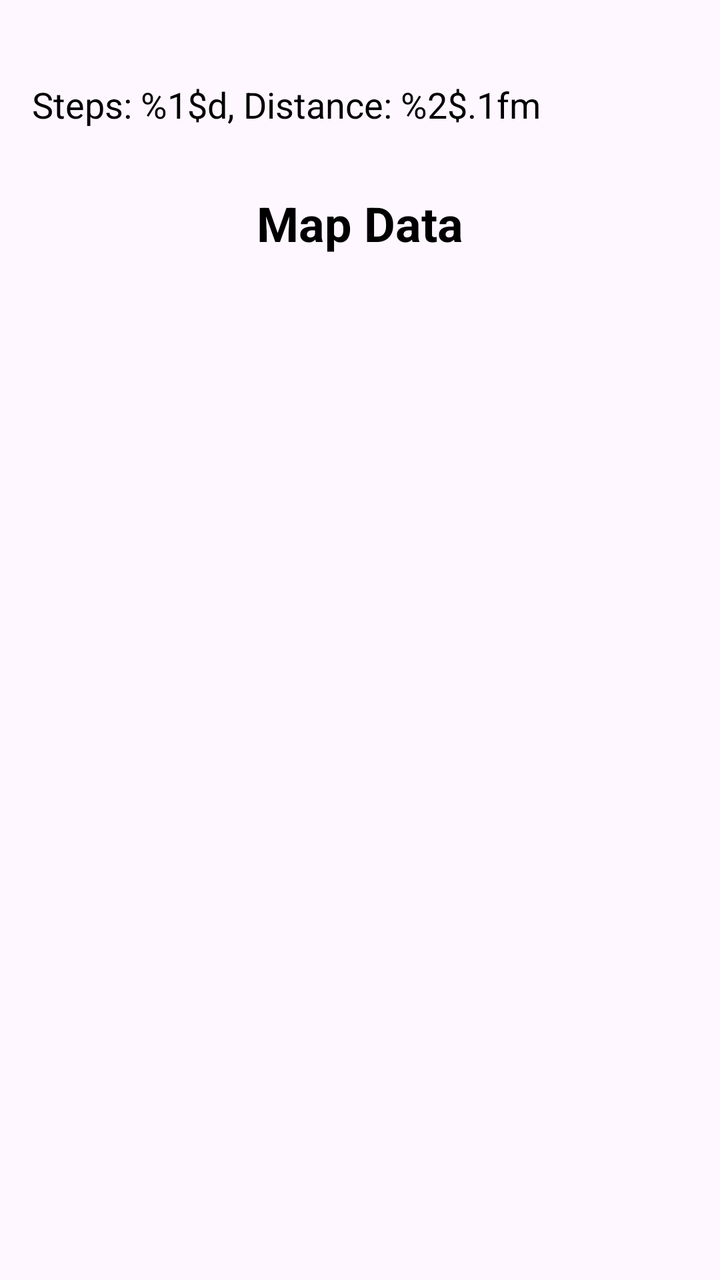
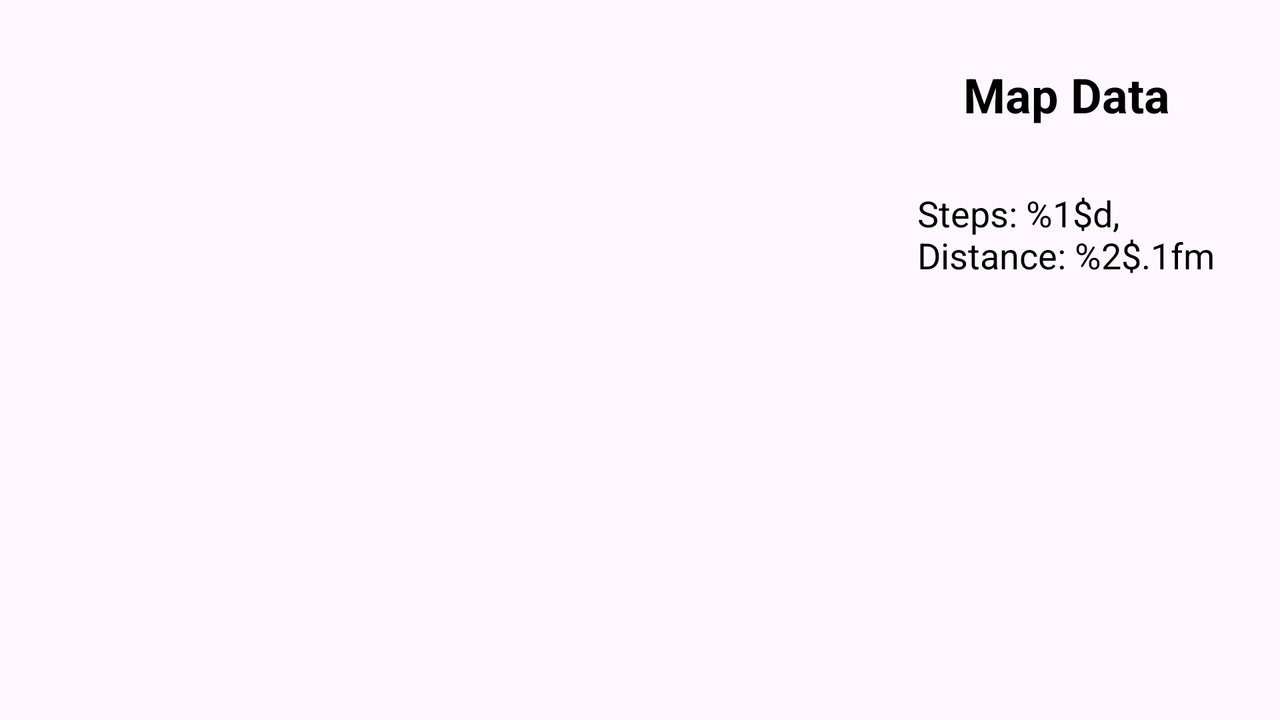

An Android layout and its configuration variant, each rendered on a device that would load it. The default file and the variant file are quoted in full after the pictures.
<!-- AndroidManifest.xml: application theme Theme.Imu_slam -->
<!-- res/layout/fragment_single_map.xml -->
<?xml version="1.0" encoding="utf-8"?>
<FrameLayout
    xmlns:android="http://schemas.android.com/apk/res/android"
    xmlns:tools="http://schemas.android.com/tools"
    android:id="@+id/map_container"
    android:layout_width="match_parent"
    android:layout_height="match_parent"
    tools:context=".SingleMap">
    <LinearLayout
        android:layout_width="match_parent"
        android:layout_height="wrap_content"
        android:orientation="vertical"
        android:gravity="center_horizontal"
        android:paddingTop="24dp">

        <TextView
            android:id="@+id/stepsInfoTextView"
            android:layout_width="match_parent"
            android:layout_height="wrap_content"
            android:padding="16dp"
            android:text="@string/steps_info"
            android:textSize="18sp" />

        <TextView
            android:id="@+id/single_map_title"
            android:layout_width="wrap_content"
            android:layout_height="wrap_content"
            android:layout_marginTop="15dp"
            android:layout_marginBottom="15dp"
            android:gravity="center"
            android:text="Map Data"
            android:textSize="24dp"
            android:textStyle="bold" />

        <ImageView
            android:id="@+id/mergedMapImage"
            android:layout_width="300dp"
            android:layout_height="300dp"
            android:contentDescription="abc"
            android:scaleType="fitXY" />


    </LinearLayout>



</FrameLayout>
<!-- resources referenced by this layout -->
<resources>
  <string name="steps_info">Steps: %1$d, Distance: %2$.1fm</string>
  <style name="Theme.Imu_slam" parent="Base.Theme.Imu_slam" />
  <style name="Base.Theme.Imu_slam" parent="Theme.Material3.DayNight.NoActionBar">
          
           <item name="colorPrimary">#1a92a8</item>
          <item name="android:textColor">#000000</item>
          <item name="android:windowFullscreen">true</item>
  
  
      </style>
</resources>
<!-- res/layout-land/fragment_single_map.xml (the repository's variant of the layout above) -->
<!-- drawn on the phone turned sideways -->
<?xml version="1.0" encoding="utf-8"?>
<LinearLayout xmlns:android="http://schemas.android.com/apk/res/android"
    xmlns:tools="http://schemas.android.com/tools"
    android:id="@+id/map_container"
    android:layout_width="match_parent"
    android:layout_height="match_parent"
    android:orientation="horizontal"
    android:gravity="center"
    tools:context=".SingleMap">

    
    <ImageView
        android:id="@+id/mergedMapImage"
        android:layout_width="0dp"
        android:layout_height="match_parent"
        android:layout_weight="2"
        android:contentDescription="abc"
        android:scaleType="fitXY" />

    
    <LinearLayout
        android:layout_width="0dp"
        android:layout_height="match_parent"
        android:layout_weight="1"
        android:orientation="vertical"
        android:gravity="center_horizontal"
        android:padding="16dp">
        <TextView
            android:id="@+id/single_map_title"
            android:layout_width="wrap_content"
            android:layout_height="wrap_content"
            android:layout_marginTop="15dp"
            android:layout_marginBottom="15dp"
            android:gravity="center"
            android:text="Map Data"
            android:textSize="24sp"
            android:textStyle="bold" />
        <TextView
            android:id="@+id/stepsInfoTextView"
            android:layout_width="match_parent"
            android:layout_height="wrap_content"
            android:padding="16dp"
            android:text="@string/steps_info"
            android:textSize="18sp" />


    </LinearLayout>

</LinearLayout>
